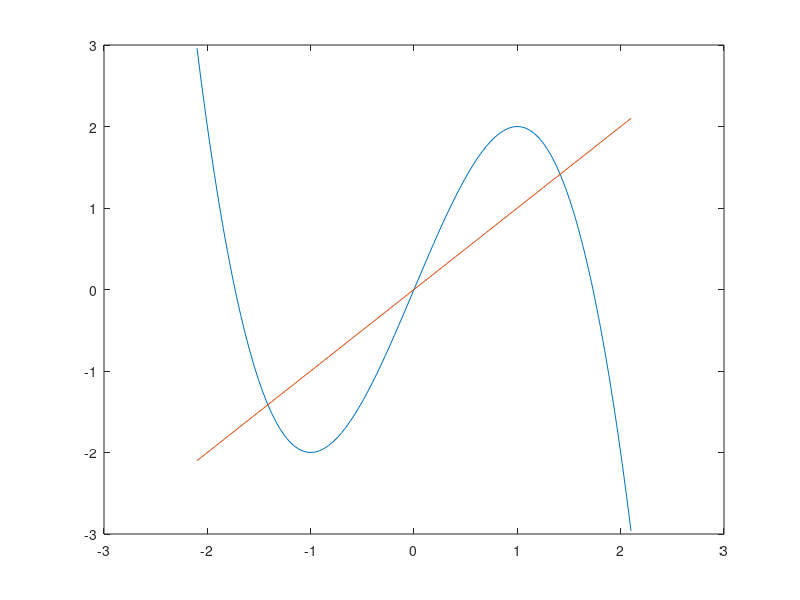

The MATLAB source for this figure: (Note: this script raises an error after producing the figure.)
x = linspace(-2.1,2.1,100);
y1 = 3*x - x.^3;
y2 = x;

figure
plot(x,y1,x,y2)

count = 10;

x0 = 1.9;
x1 = 0;
while(count ~= 0)
    xn1 = f(x0);
    line([x0,x0],[x1,xn1]);
    
    line([xn1,x0],[xn1,xn1]);
    x1 = xn1;
    x0 = xn1;
        
    count = count - 1;
end


